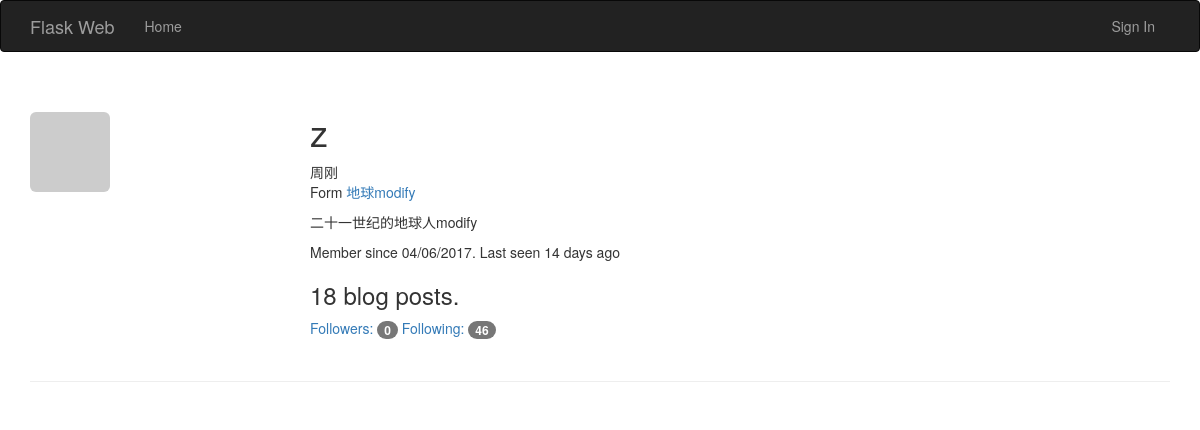
The page /user/z on the database as committed earlier.
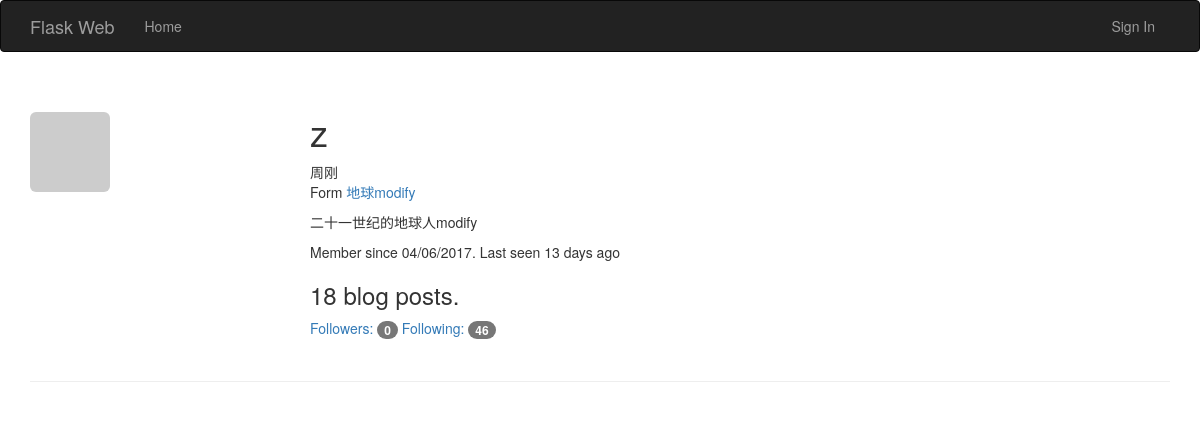
The same page on the database as committed later.
### app/models.py (models this page shows, shortened)
class User(UserMixin, db.Model):
	__tablename__ = 'users'
	id = db.Column(db.Integer, primary_key = True)
	email = db.Column(db.String(64), unique=True, index=True)
	username = db.Column(db.String(64), unique = True)
	password_hash = db.Column(db.String(128))
	role_id = db.Column(db.Integer, db.ForeignKey('roles.id'))
	confirmed = db.Column(db.Boolean, default=False)
	name = db.Column(db.String(64))
	location = db.Column(db.String(64))
	about_me = db.Column(db.Text())
	member_since =db.Column(db.DateTime(), default=datetime.utcnow)
	last_seen = db.Column(db.DateTime(), default=datetime.utcnow)
	avatar_hash = db.Column(db.String(32))
	posts = db.relationship('Post', backref='au', lazy='dynamic')
	followed = db.relationship('Follow',
								foreign_keys=[Follow.follower_id],
								backref=db.backref('follower', lazy='joined'),
								lazy='dynamic',
								cascade='all, delete-orphan')
	followers = db.relationship('Follow',
								foreign_keys=[Follow.followed_id],
								backref=db.backref('followed', lazy='joined'),
								lazy='dynamic',
								cascade='all, delete-orphan')
	comments = db.relationship('Comment', backref='author', lazy='dynamic')
	@property
	def password(self):
		raise AttributeError('password is not a readable attribute')
	def gravatar(self, size=100, default='identicon', rating='g'):
		if request.is_secure:
			url = 'https://secure.gravatar.com/avatar'
		else:
			url = 'http://s.gravatar.com/avatar'
		hash = self.avatar_hash or hashlib.md5(
			self.email.encode('utf-8')).hexdigest()
		print('into..gravatar..{url}/{hash}?s={size}&d={default}&r={rating}'.format(
			url=url, hash=hash, size=size, default=default, rating=rating))
		return '{url}/{hash}?s={size}&d={default}&r={rating}'.format(
			url=url, hash=hash, size=size, default=default, rating=rating)

### app/main/views.py (the view)
@main.route('/user/<username>')
def user(username):
	user = User.query.filter_by(username=username).first()
	users = User.query.order_by(User.username).all()
	if user is None:
		abort(404)
	page = request.args.get('page', 1, type=int)
	pagination = user.posts.order_by(Post.timestamp.desc()).paginate(
		page, per_page=current_app.config['FLASK_POSTS_PER_PAGE'], error_out=False)
	posts = pagination.items
	return render_template('user.html', user=user, users=users, posts=posts, pagination=pagination)

### app/auth/views.py (called while the page is built)
@auth.before_app_request
def before_request():
	print('into before_request...............')
	print('is_authenticated...............{}'.format(current_user.is_authenticated))
	print('request................{}'.format(request))
	if current_user.is_authenticated:
		current_user.ping()
		if not current_user.confirmed and request.endpoint[:5] != 'auth.' and request.endpoint != 'static':
			return redirect(url_for('auth.unconfirmed'))

### app/main/__init__.py (called while the page is built)
@main.app_context_processor
def inject_permission():
	return dict(Permission=Permission)

### app/main/views.py (called while the page is built)
@main.after_app_request
def after_app_request(response):
	for query in get_debug_queries():
		if query.duration > current_app.config['FLASKY_SLOW_DB_QUERY_TIME']:
			current_app.logger.warning(
				'Slow query: {}\nParameters: {}\nnDuration: {}\nContext: {}\n'.format(
					query.statement, query.parameters, query.duration, query.context))
	return response

### app/models.py (called while the page is built)
	def can(self, permissions):
		return False

	def is_administrator(self):
		return False

### app/templates/user.html (shortened to what this page needs)
<!DOCTYPE html>
{% extends 'bootstrap_base.html' %}
{% block page_content %}
<div class="page-header">
	<img class="img-rounded profile-thumbnail" src="{{ user.gravatar(size=256) }}">
	<div class="profile-header">
		<h1>{{ user.username }}</h1>
		{% if user.name or user.location %}
		<p>
			{% if user.name %}{{ user.name }}<br>{% endif %}
			{% if user.location %}
				Form <a href="https://map.baidu.com/?q={{ user.location }}">
					{{ user.location }}
				</a><br>
			{% endif %}
		</p>
		{% endif %}
		{% if user.about_me %}<p>{{ user.about_me }}</p>{% endif %}
		<p>
			Member since {{ moment(user.member_since).format('L') }}.
			Last seen {{ moment(user.last_seen).fromNow() }}
		</p>
		<h3> {{ pagination.total }} blog posts.</h3>
		<a href="{{ url_for('.followers', username=user.username) }}" target="_blank">
			Followers: <span class="badge">{{ user.followers.count()-1 }}</span>
		</a>
		<a href="{{ url_for('.followed_by', username=user.username) }}" target="_blank">
			Following: <span class='badge'>{{ user.followed.count()-1 }}</span>
		</a>
	</div>
</div>
{% endblock %}

Rows that differ between the two databases and show on the page:
changed User "周刚": last_seen "14 days ago" → "13 days ago"
